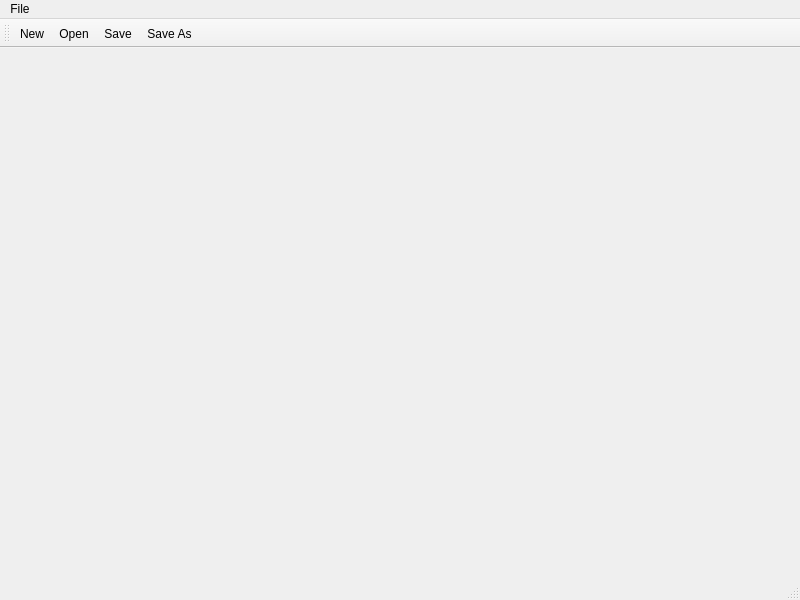
<?xml version="1.0" encoding="UTF-8"?>
<ui version="4.0">
 <class>Litter</class>
 <widget class="QMainWindow" name="Litter">
  <property name="geometry">
   <rect>
    <x>0</x>
    <y>0</y>
    <width>800</width>
    <height>600</height>
   </rect>
  </property>
  <property name="sizePolicy">
   <sizepolicy hsizetype="Preferred" vsizetype="Preferred">
    <horstretch>0</horstretch>
    <verstretch>0</verstretch>
   </sizepolicy>
  </property>
  <property name="windowTitle">
   <string>litter</string>
  </property>
  <widget class="QWidget" name="centralwidget">
   <property name="sizePolicy">
    <sizepolicy hsizetype="Preferred" vsizetype="Preferred">
     <horstretch>0</horstretch>
     <verstretch>0</verstretch>
    </sizepolicy>
   </property>
  </widget>
  <widget class="QMenuBar" name="menubar">
   <property name="geometry">
    <rect>
     <x>0</x>
     <y>0</y>
     <width>800</width>
     <height>27</height>
    </rect>
   </property>
   <widget class="QMenu" name="menuFile">
    <property name="title">
     <string>File</string>
    </property>
    <addaction name="actionNew"/>
    <addaction name="actionOpen"/>
    <addaction name="actionSave"/>
    <addaction name="actionAs"/>
    <addaction name="separator"/>
    <addaction name="actionQuit"/>
   </widget>
   <addaction name="menuFile"/>
  </widget>
  <widget class="QStatusBar" name="statusbar"/>
  <widget class="QToolBar" name="toolBar">
   <property name="windowTitle">
    <string>toolBar</string>
   </property>
   <attribute name="toolBarArea">
    <enum>TopToolBarArea</enum>
   </attribute>
   <attribute name="toolBarBreak">
    <bool>false</bool>
   </attribute>
   <addaction name="actionNew"/>
   <addaction name="actionOpen"/>
   <addaction name="actionSave"/>
   <addaction name="actionAs"/>
  </widget>
  <action name="actionNew">
   <property name="icon">
    <iconset theme="document-new">
     <normaloff/>
    </iconset>
   </property>
   <property name="text">
    <string>New</string>
   </property>
   <property name="shortcut">
    <string>Ctrl+N</string>
   </property>
  </action>
  <action name="actionOpen">
   <property name="icon">
    <iconset theme="document-open">
     <normaloff/>
    </iconset>
   </property>
   <property name="text">
    <string>Open</string>
   </property>
   <property name="shortcut">
    <string>Ctrl+O</string>
   </property>
  </action>
  <action name="actionSave">
   <property name="icon">
    <iconset theme="document-save">
     <normaloff/>
    </iconset>
   </property>
   <property name="text">
    <string>Save</string>
   </property>
   <property name="shortcut">
    <string>Ctrl+S</string>
   </property>
  </action>
  <action name="actionAs">
   <property name="icon">
    <iconset theme="document-save-as">
     <normaloff/>
    </iconset>
   </property>
   <property name="text">
    <string>Save As</string>
   </property>
   <property name="shortcut">
    <string>Ctrl+A</string>
   </property>
  </action>
  <action name="actionQuit">
   <property name="icon">
    <iconset theme="application-exit">
     <normaloff/>
    </iconset>
   </property>
   <property name="text">
    <string>Quit</string>
   </property>
   <property name="shortcut">
    <string>Ctrl+Q</string>
   </property>
  </action>
 </widget>
 <resources/>
 <connections>
  <connection>
   <sender>actionQuit</sender>
   <signal>triggered()</signal>
   <receiver>Litter</receiver>
   <slot>close()</slot>
   <hints>
    <hint type="sourcelabel">
     <x>-1</x>
     <y>-1</y>
    </hint>
    <hint type="destinationlabel">
     <x>399</x>
     <y>299</y>
    </hint>
   </hints>
  </connection>
 </connections>
</ui>
